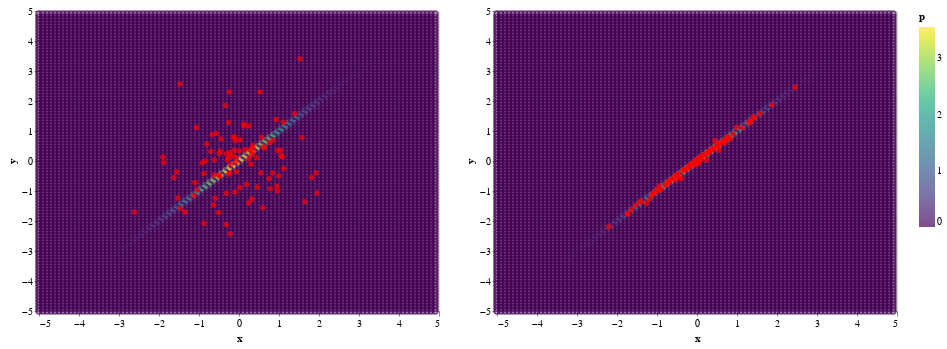

Notebook code cell kept with this figure:
### Code cell
fig = get_density_chart(distribution, d=5.0, step=0.1)

(fig + get_particles_chart(x_init.cpu().numpy())) | (fig + get_particles_chart(x.cpu().numpy()))

### Figure 1 — Vega-Lite specification as saved in the notebook (floating-point values rounded to 4 significant figures; data arrays with more than 128 entries replaced by an {"elided": "..."} marker saying what was removed)
{"config": {"view": {"continuousWidth": 400, "continuousHeight": 300}}, "hconcat": [{"layer": [{"data": {"name": "data-789f4cebe78f889ff94e3a9d5bc03c9d"}, "mark": "point", "encoding": {"color": {"type": "quantitative", "field": "p", "scale": {"scheme": "viridis"}}, "tooltip": [{"type": "quantitative", "field": "x"}, {"type": "quantitative", "field": "y"}, {"type": "quantitative", "field": "p"}], "x": {"type": "quantitative", "field": "x"}, "y": {"type": "quantitative", "field": "y"}}}, {"data": {"name": "data-9f244f3cf0a39de961c36e60f2cb09a6"}, "mark": {"type": "circle", "color": "red"}, "encoding": {"x": {"type": "quantitative", "field": "x"}, "y": {"type": "quantitative", "field": "y"}}}]}, {"layer": [{"data": {"name": "data-789f4cebe78f889ff94e3a9d5bc03c9d"}, "mark": "point", "encoding": {"color": {"type": "quantitative", "field": "p", "scale": {"scheme": "viridis"}}, "tooltip": [{"type": "quantitative", "field": "x"}, {"type": "quantitative", "field": "y"}, {"type": "quantitative", "field": "p"}], "x": {"type": "quantitative", "field": "x"}, "y": {"type": "quantitative", "field": "y"}}}, {"data": {"name": "data-2f9167095d1fa20afac24d14a5a9646c"}, "mark": {"type": "circle", "color": "red"}, "encoding": {"x": {"type": "quantitative", "field": "x"}, "y": {"type": "quantitative", "field": "y"}}}]}], "$schema": "https://vega.github.io/schema/vega-lite/v4.8.1.json", "datasets": {"data-789f4cebe78f889ff94e3a9d5bc03c9d": {"elided": "10000 records"}, "data-9f244f3cf0a39de961c36e60f2cb09a6": [{"x": -1.126, "y": -1.152}, {"x": -0.2506, "y": -0.4339}, {"x": 0.8487, "y": 0.692}, {"x": -0.316, "y": -2.115}, {"x": 0.3223, "y": -1.263}, {"x": 0.35, "y": 0.3081}, {"x": 0.1198, "y": 1.238}, {"x": 1.117, "y": -0.2473}, {"x": -1.353, "y": -1.696}, {"x": 0.5667, "y": 0.7935}, {"x": 0.5988, "y": -1.555}, {"x": -0.3414, "y": 1.853}, {"x": 0.7502, "y": -0.5855}, {"x": -0.1734, "y": 0.1835}, {"x": 1.389, "y": 1.586}, {"x": 0.9463, "y": -0.8437}, {"x": -0.6136, "y": 0.03159}, {"x": -0.4927, "y": 0.2484}, {"x": 0.4397, "y": 0.1124}, {"x": 0.6408, "y": 0.4412}, {"x": -0.1023, "y": 0.7924}, {"x": -0.2897, "y": 0.05251}, {"x": 0.5229, "y": 2.302}, {"x": -1.469, "y": -1.587}, {"x": -0.6731, "y": 0.8728}, {"x": 1.055, "y": 0.1778}, {"x": -0.2303, "y": -0.3918}, {"x": 0.5433, "y": -0.3952}, {"x": -0.4462, "y": 0.744}, {"x": 1.521, "y": 3.411}, {"x": -1.531, "y": -1.234}, {"x": 1.82, "y": -0.5515}, {"x": -0.5692, "y": 0.92}, {"x": 1.111, "y": 1.29}, {"x": -1.478, "y": 2.567}, {"x": -0.4731, "y": 0.3356}, {"x": -1.629, "y": -0.5497}, {"x": -0.4798, "y": -0.4997}, {"x": -1.067, "y": 1.115}, {"x": -0.1407, "y": 0.8058}, {"x": -0.09335, "y": 0.6871}, {"x": -0.8383, "y": 0.0008918}, {"x": 0.8419, "y": -0.4}, {"x": 1.039, "y": 0.3582}, {"x": -0.246, "y": 2.303}, {"x": -1.882, "y": -0.04973}, {"x": -1.045, "y": -0.9565}, {"x": 0.03353, "y": 0.7101}, {"x": 1.646, "y": -1.36}, {"x": 0.3446, "y": 0.5199}, {"x": -2.613, "y": -1.696}, {"x": -0.2282, "y": 0.28}, {"x": 0.2469, "y": 0.07689}, {"x": 0.338, "y": 0.4544}, {"x": 0.4569, "y": -0.8654}, {"x": 0.7813, "y": -0.9268}, {"x": -0.2188, "y": -2.435}, {"x": -0.07291, "y": -0.03399}, {"x": 0.9625, "y": 0.3492}, {"x": -0.9215, "y": -0.05619}, {"x": -0.6227, "y": -0.4637}, {"x": 1.922, "y": -0.4025}, {"x": 0.1239, "y": 1.165}, {"x": 0.9234, "y": 1.387}, {"x": -0.8834, "y": -0.4189}, {"x": -0.8048, "y": 0.5656}, {"x": 0.6104, "y": 0.4669}, {"x": 1.951, "y": -1.063}, {"x": -0.07733, "y": 0.1164}, {"x": -0.594, "y": -1.244}, {"x": -0.1021, "y": -1.034}, {"x": -0.3126, "y": 0.2458}, {"x": -0.2596, "y": 0.1183}, {"x": 0.244, "y": 1.165}, {"x": 0.2886, "y": 0.3866}, {"x": -0.2011, "y": -0.1179}, {"x": 0.1922, "y": -0.7722}, {"x": -1.9, "y": 0.1307}, {"x": -0.7043, "y": 0.3147}, {"x": 0.1574, "y": 0.3854}, {"x": 0.9671, "y": -0.9911}, {"x": 0.3016, "y": -0.1073}, {"x": 0.9985, "y": -0.4987}, {"x": 0.7611, "y": 0.6183}, {"x": 0.314, "y": 0.2133}, {"x": -0.1201, "y": 0.3605}, {"x": -0.314, "y": -1.079}, {"x": 0.2408, "y": -1.396}, {"x": -0.06614, "y": -0.3584}, {"x": -1.562, "y": -0.3546}, {"x": 1.081, "y": 0.1315}, {"x": 1.574, "y": 0.7814}, {"x": -0.5111, "y": -1.714}, {"x": -0.5101, "y": -0.4749}, {"x": -0.6334, "y": -1.468}, {"x": -0.8785, "y": -2.078}, {"x": -1.1, "y": -0.7201}, {"x": 0.01193, "y": 0.3398}, {"x": -0.2635, "y": 1.28}, {"x": 0.01939, "y": -0.8808}], "data-2f9167095d1fa20afac24d14a5a9646c": [{"x": -1.404, "y": -1.338}, {"x": -0.7903, "y": -0.8057}, {"x": 1.315, "y": 1.29}, {"x": -1.185, "y": -1.261}, {"x": -0.4476, "y": -0.5212}, {"x": 0.5748, "y": 0.578}, {"x": 0.7183, "y": 0.7167}, {"x": 0.4502, "y": 0.453}, {"x": -1.633, "y": -1.611}, {"x": 0.9115, "y": 0.9036}, {"x": -0.3925, "y": -0.5908}, {"x": 0.7676, "y": 0.8059}, {"x": 0.0778, "y": 0.07155}, {"x": -0.04127, "y": -0.0298}, {"x": 1.877, "y": 1.871}, {"x": 0.08004, "y": 0.006932}, {"x": -0.3502, "y": -0.3197}, {"x": -0.1614, "y": -0.1465}, {"x": 0.3616, "y": 0.3738}, {"x": 1.133, "y": 1.109}, {"x": 0.3511, "y": 0.3669}, {"x": -0.1839, "y": -0.176}, {"x": 1.406, "y": 1.474}, {"x": -1.723, "y": -1.759}, {"x": 0.06472, "y": 0.1201}, {"x": 0.6696, "y": 0.6676}, {"x": -1.051, "y": -1.05}, {"x": 0.05287, "y": 0.07013}, {"x": 0.1292, "y": 0.1603}, {"x": 2.455, "y": 2.456}, {"x": -1.742, "y": -1.763}, {"x": 0.7025, "y": 0.6053}, {"x": 0.1491, "y": 0.1977}, {"x": 1.578, "y": 1.581}, {"x": 0.4518, "y": 0.6763}, {"x": -0.1021, "y": -0.08709}, {"x": -1.107, "y": -1.091}, {"x": -0.7517, "y": -0.754}, {"x": -0.03092, "y": 0.04619}, {"x": 0.3361, "y": 0.3532}, {"x": 0.2988, "y": 0.3159}, {"x": -0.4761, "y": -0.4291}, {"x": 0.2175, "y": 0.2273}, {"x": 0.7868, "y": 0.7802}, {"x": 0.9913, "y": 1.117}, {"x": -1.008, "y": -0.9323}, {"x": -1.425, "y": -1.364}, {"x": 0.3875, "y": 0.3999}, {"x": 0.2421, "y": 0.03635}, {"x": 0.5499, "y": 0.5534}, {"x": -2.2, "y": -2.19}, {"x": -0.008132, "y": 0.0061}, {"x": -0.7346, "y": -0.7303}, {"x": 0.5224, "y": 0.527}, {"x": -0.2136, "y": -0.2325}, {"x": -0.04469, "y": -0.1267}, {"x": -1.265, "y": -1.41}, {"x": -0.1892, "y": -0.1872}, {"x": 0.749, "y": 0.7442}, {"x": -0.5423, "y": -0.4955}, {"x": -0.6672, "y": -0.6421}, {"x": 0.8319, "y": 0.7378}, {"x": 0.6831, "y": 0.6825}, {"x": 1.318, "y": 1.293}, {"x": -0.6955, "y": -0.6841}, {"x": -0.1657, "y": -0.1173}, {"x": 1.451, "y": 1.443}, {"x": 0.5558, "y": 0.3544}, {"x": -0.04464, "y": -0.03464}, {"x": -0.9085, "y": -0.9469}, {"x": -0.6014, "y": -0.5695}, {"x": -0.07134, "y": -0.05915}, {"x": -0.1254, "y": -0.1169}, {"x": 0.7557, "y": 0.7505}, {"x": 0.4248, "y": 0.4338}, {"x": -0.3018, "y": -0.2928}, {"x": -0.3322, "y": -0.302}, {"x": -0.9416, "y": -0.8372}, {"x": -0.2378, "y": -0.2087}, {"x": 0.289, "y": 0.3048}, {"x": 0.03397, "y": -0.07864}, {"x": 0.02934, "y": 0.04376}, {"x": 0.2572, "y": 0.2485}, {"x": 1.357, "y": 1.335}, {"x": 0.565, "y": 0.5685}, {"x": 0.09738, "y": 0.1158}, {"x": -0.7118, "y": -0.7095}, {"x": -0.5403, "y": -0.6363}, {"x": -0.5003, "y": -0.4662}, {"x": -0.9533, "y": -0.9741}, {"x": 0.6528, "y": 0.6518}, {"x": 1.3, "y": 1.268}, {"x": -1.118, "y": -1.12}, {"x": -0.6905, "y": -0.6714}, {"x": -1.057, "y": -1.06}, {"x": -1.53, "y": -1.467}, {"x": -0.9192, "y": -0.9558}, {"x": 0.1603, "y": 0.1793}, {"x": 0.5179, "y": 0.5418}, {"x": -0.4788, "y": -0.4333}]}}
